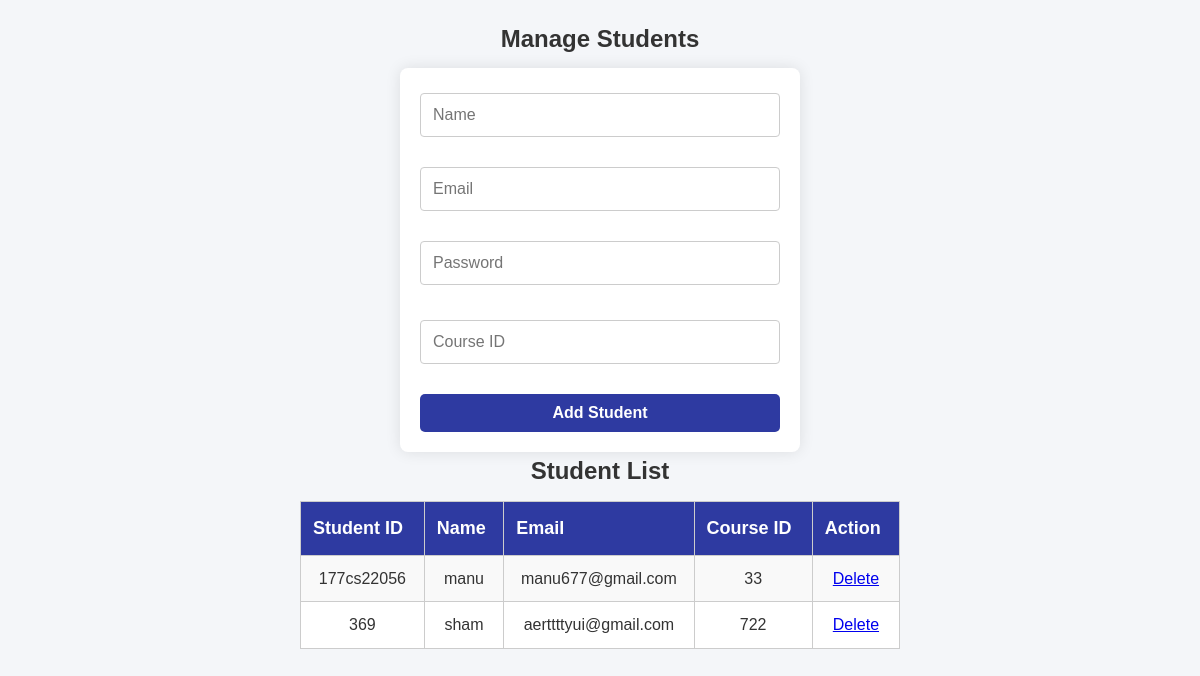
Page /students.php on the committed database.
### tables this page shows
CREATE TABLE `student` (
  `studentid` varchar(20) NOT NULL,
  `courseid` int(11) NOT NULL,
  `name` varchar(20) NOT NULL,
  `email` varchar(200) NOT NULL,
  `password` varchar(200) NOT NULL
);

### students.php (the view, shortened to what this page needs)
<?php
include 'dbconfig.php';
$stmt = $conn->query("SELECT * FROM student");
$students = [];
while ($row = $stmt->fetch_assoc()) {
    $students[] = $row;
}
?>
<!DOCTYPE html>
<html lang="en">
<head>
    <link rel="stylesheet" href="style.css">
</head>
<body>
    <h2>Manage Students</h2>
    <form method="POST">
        <input type="text" name="name" placeholder="Name" required>
        <input type="email" name="email" placeholder="Email" required>
        <input type="password" name="password" placeholder="Password" required>
        <input type="text" name="courseid" placeholder="Course ID" required>
        <button type="submit" name="add_student">Add Student</button>
    </form>
    <h3>Student List</h3>
    <table border="1">
        <tr>
            <th>Student ID</th>
            <th>Name</th>
            <th>Email</th>
            <th>Course ID</th>
            <th>Action</th>
        </tr>
        <?php foreach ($students as $student): ?>
        <tr>
            <td><?= $student['studentid']; ?></td>
            <td><?= $student['name']; ?></td>
            <td><?= $student['email']; ?></td>
            <td><?= $student['courseid']; ?></td>
            <td>
                <a href="students.php?delete=<?= $student['studentid']; ?>" onclick="return confirm('Are you sure?')">Delete</a>
            </td>
        </tr>
        <?php endforeach; ?>
    </table>
</body>
</html>

### style.css (style rules this page uses)
* { margin: 0; padding: 0; box-sizing: border-box; }
body { font-family: 'Segoe UI', Tahoma, Geneva, Verdana, sans-serif; background-color: #f0f2f5; color: #333; line-height: 1.6; }
table { width: 100%; max-width: 800px; border-collapse: collapse; background-color: white; }
th, td { border: 1px solid #ddd; padding: 12px; text-align: center; }
th { background-color: #2e3aa1; color: white; }
tr:nth-child(even) { background-color: #f9f9f9; }
form { max-width: 600px; margin: 0 auto; text-align: center; margin-top: 200px; }
form input[type="text"], form input[type="password"], form input[type="email"] { width: 100%; padding: 12px; margin-bottom: 20px; border: 1px solid #ccc; border-radius: 4px; }
form button { width: 100%; padding: 12px; background-color: #3f51b5; color: #fff; border: none; border-radius: 4px; font-size: 1.1em; cursor: pointer; transition: background-color 0.3s; }
body { font-family: Arial, sans-serif; background-color: #f2f3f7; margin: 0; padding: 0; }
form { display: flex; flex-direction: column; gap: 10px; max-width: 400px; }
input, select { padding: 8px; border: 1px solid #ccc; border-radius: 5px; font-size: 14px; }
button[type="submit"] { background-color: #2e3aa1; color: white; padding: 10px 20px; font-size: 16px; font-weight: bold; border: none; border-radius: 5px; cursor: pointer; transition: background 0.3s; }
table { width: 100%; border-collapse: collapse; margin-top: 10px; }
th, td { border: 1px solid #ccc; padding: 8px; text-align: left; }
table { width: 80%; border-collapse: collapse; background-color: white; }
th { background-color: #2e3aa1; color: white; padding: 10px; }
td { padding: 10px; text-align: center; border: 1px solid #ccc; }
body { text-align: center; font-family: Arial, sans-serif; }
form { margin-bottom: 15px; }
input, button { padding: 10px; font-size: 16px; }
button { background: #2e3aa1; color: white; border: none; border-radius: 5px; cursor: pointer; }
table { width: 50%; border-collapse: collapse; background-color: white; text-align: center; margin: auto; }
th { background-color: #2e3aa1; color: white; padding: 12px; font-size: 18px; }
td { padding: 10px; border: 1px solid #ccc; font-size: 16px; }
h2, h3 { text-align: center; font-size: 24px; font-weight: bold; margin-bottom: 10px; }
body { font-family: Arial, sans-serif; background-color: #f5f5f5; margin: 0; padding: 0; }
h2 { text-align: center; margin-top: 20px; color: #333; }
form { width: 400px; margin: auto; background: #ffffff; padding: 20px; border-radius: 8px; box-shadow: 0 0 15px rgba(0, 0, 0, 0.1); }
input[type="text"], input[type="number"], select, input[type="submit"] { width: 100%; padding: 12px; margin-top: 5px; margin-bottom: 15px; border-radius: 5px; border: 1px solid #ccc; }
body { margin: 0; padding: 0; font-family: 'Arial', sans-serif; background-color: #f4f6f9; color: #333; }

### rows in the picture
student: studentid "177cs22056", name "manu", email "manu677@gmail.com", courseid "33"
student: studentid "369", name "sham", email "aerttttyui@gmail.com", courseid "722"
